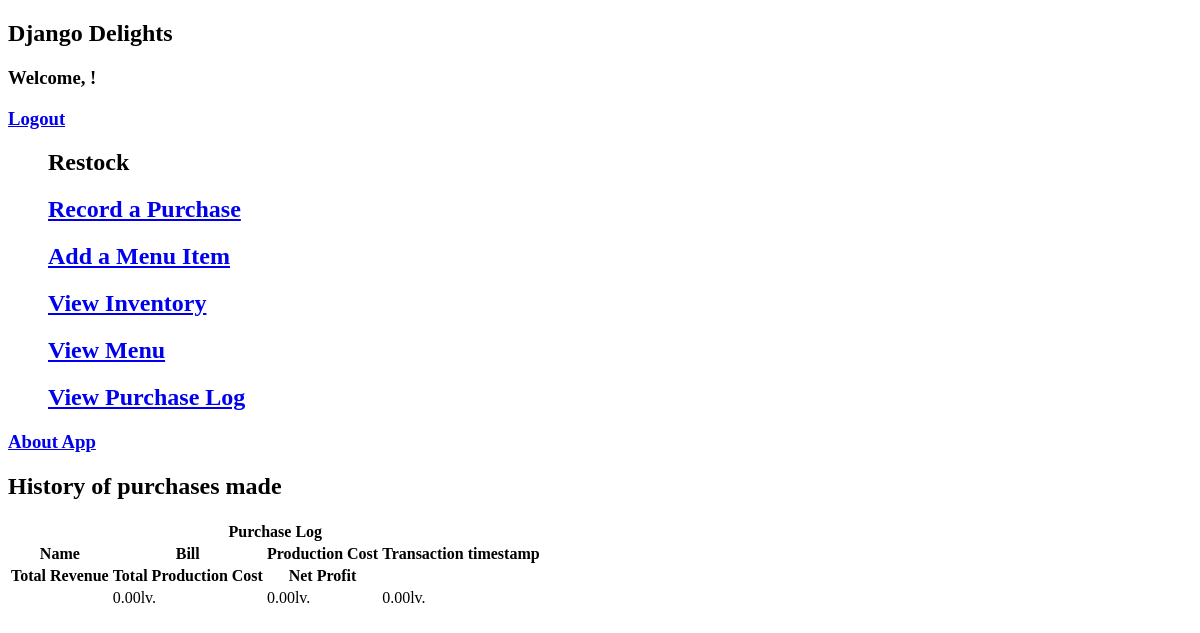
Page /accounts/purchase/ (signed in) on the earlier database version.
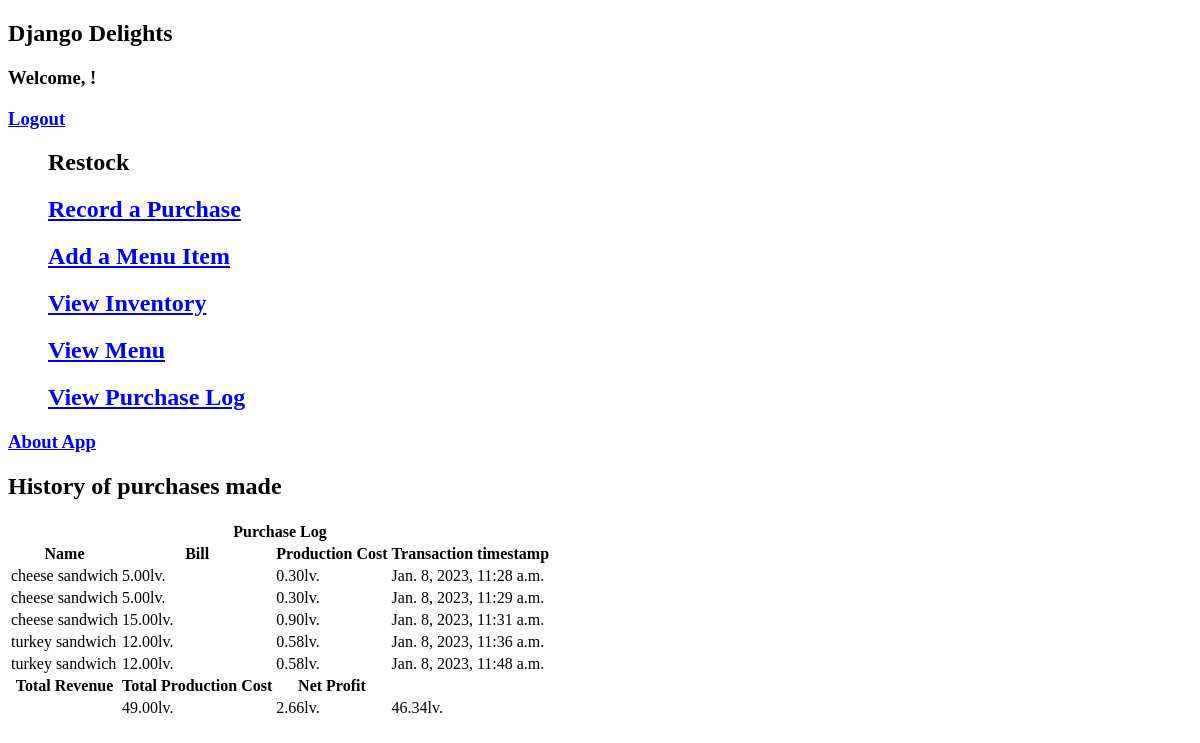
Same page on the later database version.
### restaurant/models.py (models this page shows, shortened)
class Purchase(models.Model):
    menu_item_id = models.ForeignKey(MenuItem, on_delete=models.PROTECT)
    time_of_purchase = models.DateTimeField()
    revenue = models.FloatField()
    cost = models.FloatField(default=0)
    quantity_purchased = models.IntegerField(default=1)
    class Meta:
        ordering = ["time_of_purchase"]

class MenuItem(models.Model):
    name = models.CharField(max_length=50)
    price = models.FloatField()
    class Meta:
        ordering = ["name"]
        constraints = [
            models.UniqueConstraint(fields=['name'], name='unique_menu_items')
        ]

### restaurant/views.py (the view)
# urls.py: path('accounts/purchase/', views.PurchaseList.as_view(), name = "purchase"),
class PurchaseList(LoginRequiredMixin, ListView):
    model = Purchase
    def get_context_data(self, **kwargs):
        context = super().get_context_data(**kwargs)
        purchases = Purchase.objects.all()
        total_cost = sum([purchase.cost for purchase in purchases])
        total_revenue = sum([purchase.revenue for purchase in purchases])
        net_profit = total_revenue - total_cost
        context["total_cost"] = total_cost
        context["total_revenue"] = total_revenue
        context["net_profit"] = net_profit
        return context

### restaurant/templates/restaurant/purchase_list.html (shortened to what this page needs)
{% extends "restaurant/base.html" %}
{% load static %}
{% block content%}
  <h1>History of purchases made</h1>
  <table>
    <thead>
      <tr>
        <th colspan="4">Purchase Log</th>
      </tr>
      <tr>
        <th colspan="1">Name</th>
        <th colspan="1">Bill</th>
        <th colspan="1">Production Cost</th>
        <th colspan="1">Transaction timestamp</th>
      </tr>
    </thead>
    <tbody>
        {% for purchase in object_list %}
        <tr>
          <td>{{ purchase.menu_item_id.name }}</td>
          <td>{{purchase.revenue|floatformat:2}}lv.</td>
          <td>{{purchase.cost|floatformat:2}}lv.</td>
          <td>{{purchase.time_of_purchase}}</td>
        </tr>
        {% endfor %}
    </tbody>
    <tfoot>
      <tr>
        <th>Total Revenue</th>
        <th>Total Production Cost</th>
        <th>Net Profit</th>
      </tr>
      <tr>
        <td></td>
        <td>{{ total_revenue|floatformat:2 }}lv.</td>
        <td>{{ total_cost|floatformat:2 }}lv.</td>
        <td>{{ net_profit|floatformat:2 }}lv.</td>
      </tr>
    </tfoot>
  </table>
{% endblock %}

Differences in the rows shown:
added Purchase: menu_item_id.name "cheese sandwich", revenue "5.00", cost "0.30", time_of_purchase "Jan. 8, 2023, 11:28 a.m."
added Purchase: menu_item_id.name "cheese sandwich", revenue "5.00", cost "0.30", time_of_purchase "Jan. 8, 2023, 11:29 a.m."
added Purchase: menu_item_id.name "cheese sandwich", revenue "15.00", cost "0.90", time_of_purchase "Jan. 8, 2023, 11:31 a.m."
added Purchase: menu_item_id.name "turkey sandwich", revenue "12.00", cost "0.58", time_of_purchase "Jan. 8, 2023, 11:36 a.m."
added Purchase: menu_item_id.name "turkey sandwich", revenue "12.00", cost "0.58", time_of_purchase "Jan. 8, 2023, 11:48 a.m."
Other differences:
{{ total_revenue|floatformat:2 }}: "0.00" → "49.00"
{{ total_cost|floatformat:2 }}: "0.00" → "2.66"
{{ net_profit|floatformat:2 }}: "0.00" → "46.34"
